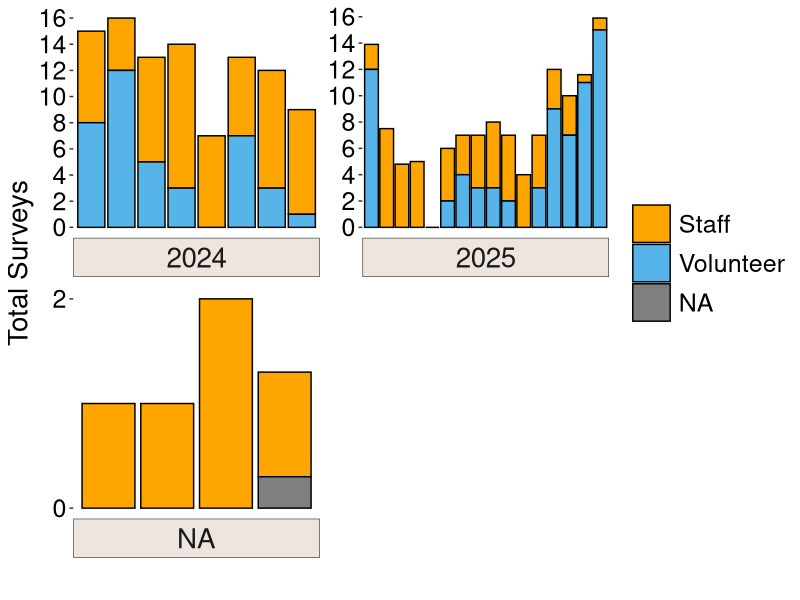

This figure's R source: (Note: this script raises an error after producing the figure.)
# Nest Quest Survey123 Survey Data # SD start Oct 28 2025


#load packages
library(tidyverse) #dplyr package
library(lubridate) #dealing with time and dates
library(readr) # creating .csv files
library(lme4) 

##### Cleaning and loading in data #####
#load data
surveys <- read.csv('quest_survey123_data.csv', header = T, na.strings = c("","NA"))
sites <- read.csv('nest_survey_site_data.csv')
all_nests <- read.csv('nest_discovery.csv')

# a little cleaning
surveys_no_flower <- surveys %>% # removing rows with flower data for now. Just to focus on bees mainly
  select(., -c(Currently.blooming.plant..incl..trees.and.shrubs..and...of.area.covered.:Currently.blooming.plant..incl..trees.and.shrubs..and...of.area.covered..9))


surveys_no_flower <- surveys_no_flower %>% # changing names of giant column names
  rename(bloom_area = How.much.of.the.area.is.covered.in.currently.blooming.flowers.,
         bombus_obs = How.many.times.did.you.see.bumble.bees.during.your.survey.,
         AQI = What.is.air.quality.index..Visit.https...www.airnow.gov.,
         volunteer_hours = How.many.hours.did.you.spend.volunteering..including.preparation.and.driving.time..Enter.as.a.decimal.number.to.the.closest.15.minutes..i.e..1.75.for.one.hour.and.45.minutes,
         observer1 = Primary.observer,
         observer2 = Secondary.observer)

table(surveys_no_flower$site) # check sites

### RUN THIS TWICE (IDK WHY BUT THATS WHAT YOU HAVE TO DO)
surveys_no_flower <- surveys_no_flower %>% # removing invalid rows based on site
  filter(., site != c("Crow hassan", "Hyand queen search", "Queen searching Hyland")) # for some reason this needs to run twice to work?

surveys_no_flower$year <-as.character(surveys_no_flower$year)  # making year a character 
surveys_no_flower$survey_count <-as.numeric(surveys_no_flower$survey_count) # making survey count numeric

# replacing site values so all match
surveys_no_flower$site[surveys_no_flower$site == "Hp1"] <- 'hp1' 
surveys_no_flower$site[surveys_no_flower$site == 'LH_eq2'] <- 'lh_eq2'
surveys_no_flower$site[surveys_no_flower$site == 'HP_sled'] <- 'hp_sled'
table(surveys_no_flower$site) #check

# cleaning  primary observer names. They are all over the place!
table(surveys_no_flower$observer1)
surveys_no_flower <- surveys_no_flower %>% 
  mutate(observer1 = case_when(startsWith(observer1, "Clara") ~ "Clara Costello",
                               startsWith(observer1, "Elaine") ~ "Elaine Evans",
                               startsWith(observer1, 'Fern') ~ "Fern LaBry",
                               startsWith(observer1, 'Alex') ~ "Alex Swartz",
                               startsWith(observer1, 'Dawn') ~ "Dawn Peterson",
                               startsWith(observer1, 'Emi') ~ "Emily Hanych",
                               startsWith(observer1, 'Janet') ~ "Janet Orange",
                               startsWith(observer1, 'Paul') ~ "Paul Richtman", #two pauls, one without a last name. assuming it's the same person.
                               startsWith(observer1, 'Renee') ~ "Renee Rademacher",
                               grepl('Tam', observer1) ~ "Tamara Smith",
                               grepl('ayden', observer1) ~ 'Jayden Peterson',
                               startsWith(observer1, "Elise") ~ "Elise Bernstein",
                               startsWith(observer1, "Tom") ~ "Tom Patterson",
                               .default = as.character(observer1)))

table(surveys_no_flower$observer1) #check. looks good to me

# cleaning survey_count data. 
table(surveys_no_flower$survey_count) # there are inconsistent values for repeating 0.3.
surveys_no_flower <- surveys_no_flower %>% 
  mutate(survey_count = case_when(startsWith(as.character(survey_count), "0.3") ~ "0.3", 
                                  .default = as.character(survey_count)))
table(surveys_no_flower$survey_count)

surveys_no_flower <- surveys_no_flower %>%  filter(!row_number() %in% c(149)) # removing a row where data is missing. This row seems to a survey that was split up, but the second part of the survey happened the next day??

#cleaning time spent column
surveys_no_flower <- surveys_no_flower %>% mutate(time_spent = ifelse(is.na(time_spent), '1:00:00', time_spent)) # assuming NA values in this column are just an hour of surveying. 

##### First look summary stats and exploration ####
# How many nests at each site/plot?
all_nests <- all_nests %>% 
  filter(., site != c("")) %>% 
  mutate( separate(., col = "date", into = c("month","day","year"),  sep = "/")) %>%  # separated date values so they all have a unique column. 
  rename(found_on_survey = Did.you.discover.this.nest.during.your.one.hour.survey.time.)
head(all_nests)

nests <- all_nests %>% 
  group_by(site) %>% 
  count(., .drop = FALSE) %>% 
  rename(total_nests = n) # counting the number of nests at each site.
nests

sites <- right_join(nests, sites) 
sites <- sites %>%  mutate(total_nests = ifelse(is.na(total_nests), 0, total_nests)) # joining nest data to match sites. This is a nice summary table

### How many surveys for each site/plot?

site_summary <- surveys_no_flower %>% 
  group_by(site, 
          Volunteer_or_staff, 
           year) %>% # organize surveys by site, year, and volunteer/staff
  summarize(total_survey_sum = format(round(sum(as.numeric(survey_count), na.rm = TRUE), digits = 4)), # survey totals
            total_unique_observers = n_distinct(observer1, na.rm = TRUE), .groups ="drop") # total unique surveyors for each plot. 
site_summary$total_survey_sum <- as.numeric(site_summary$total_survey_sum)
site_summary

#site_summary <- site_summary %>% 
 # complete(., site, Volunteer_or_staff, year, fill = list(Volunteer_or_staff = 'volunteer')) %>% 
#  mutate(., total_survey_sum = ifelse(is.na(total_survey_sum), 0, total_survey_sum))
  #drop_na(total_unique_observers)

site_summary2 <- full_join(nests, site_summary) # note that total_nests column does not represent nests differentiated by surveyor type
site_summary2 <- site_summary2 %>% mutate(total_nests = ifelse(is.na(total_nests), 0, total_nests)) #NA's in nest column to 0
site_summary2 <- site_summary2 %>% filter(., site != "crow_gc")
site_summary2

##### Plotting Survey amounts by year, and filled with volunteer or staff surveys. #####
#png("total_NQ_surveys_bar_no_hline.png", units="in", width=12, height=10, res=1200) #uncomment this to create a png
site_summary2 %>% 
  ggplot(aes(y = -desc(total_survey_sum), x = site, fill = Volunteer_or_staff, label = total_nests)) + # defining x and y values. 'fill' is how to get the groupings based on a column. 
  geom_bar(stat = "identity", colour = 'black') +
  theme(axis.text.x = element_blank(),
    #axis.text.x = element_text(angle = 50, vjust = 0.8, size = 16, color = 'black'),#rotate x-axis text
        axis.text.y = element_text(size = 18, color = 'black'),
        axis.title = element_text(size = 20),
        panel.grid.major = element_blank(),
        panel.grid.minor = element_blank(),
        panel.background = element_blank(),
        axis.ticks.x = element_blank(),
        strip.text = element_text(size = 20),
        strip.background = element_rect(fill = 'seashell2', color = '#4D4D4D'),
        legend.text = element_text(size = 18),
        legend.key.size = unit(1, 'cm')) + 
  facet_wrap(vars(year), ncol = 2, scale = "free",
             strip.position = 'bottom') +  # separate data by year
  scale_y_continuous(breaks = seq(0, 16, by = 2)) + # set scale manually
  labs(x = "", y = "Total Surveys") + #labels
  scale_fill_manual(values = c("#FFA500", "#56B4E9"), 
                    labels = c("Staff", "Volunteer"),
                    guide = guide_legend(title = NULL))  # changing color
  # geom_hline(yintercept = 5, linetype ="dashed", size = 1) 
  #annotate("text", x = 2, y = 17, label = "!!", size = unit(8, "pt")) +
  #geom_text(aes(label = ifelse(total_nests > 0, "!!", "" & Volunteer_or_staff == 'Staff'), group = site))
  #geom_text(aes(label = total_nests))
#dev.off() #uncomment this to create a png


##### Bumble bee observations, categorical data #####
table(surveys_no_flower$bombus_obs)# first look at bumble bee observation data

surveys_no_flower <- surveys_no_flower %>%  mutate(per_bare = recode(per_bare, '0' = 0, '1_to_5' = 1, '25_to_50' = 3, '5_to_25' = 2, '50_to_75' = 4, '75_to_100' = 5),
         per_forb = recode(per_forb, '0' = 0, '1_to_5' = 1, '25_to_50' = 3, '5_to_25' = 2, '50_to_75' = 4, '75_to_100' = 5),
         per_grass = recode(per_grass, '0' = 0, '1_to_5' = 1, '25_to_50' = 3, '5_to_25' = 2, '50_to_75' = 4, '75_to_100' = 5))

bombus_summary <- surveys_no_flower %>%
  select(.,c('site',
             'year',
             'bombus_obs')) %>%
  drop_na(bombus_obs)

bombus_counts <- bombus_summary %>% 
  group_by(year, site, bombus_obs) %>% 
  tally()

## Bar chart of total bumble observations by category
ggplot(bombus_counts, aes(x = bombus_obs, y = n)) +
  geom_bar(stat = 'identity', position = 'dodge') +
  theme(axis.text.x = element_text(angle = 50, vjust = 0.5, size = 12, color = 'black'),#rotate x-axis text
        axis.text.y = element_text(size = 12, color = 'black'),
        axis.title = element_text(size = 14),
        panel.grid.major = element_blank(),
        panel.grid.minor = element_blank(),
        panel.background = element_blank(),
        axis.ticks.x = element_blank(),
        strip.text = element_text(size = 14)) +
  ylim(0,40)+
  labs(x = "Bombus seen",
       y = "n") +
  scale_x_discrete(limits = c('0',
                              'less than 5',
                              '5 to 10',
                              '10 to 19',
                              '20 to 39',
                              'more than 40')) +
  scale_y_continuous() +
  facet_wrap(vars(year), ncol = 2, strip.position = 'top') 


## bar chart of each plots bumble bee observatoins
ggplot(bombus_counts, aes(x = site, fill = bombus_obs, y = n)) +
  geom_bar(stat = 'identity', position = 'dodge') +
  theme(axis.text.x = element_text(angle = 50, vjust = 0.5, size = 12, color = 'black'),#rotate x-axis text
        axis.text.y = element_text(size = 12, color = 'black'),
        axis.title = element_text(size = 14),
        panel.grid.major = element_blank(),
        panel.grid.minor = element_blank(),
        panel.background = element_blank(),
        axis.ticks.x = element_blank(),
        strip.text = element_text(size = 14)) +
  ylim(0,8)+
  labs(x = "Bombus seen",
       y = "n") 
  scale_x_discrete(limits = c('0',
                              'less than 5',
                              '5 to 10',
                              '10 to 19',
                              '20 to 39',
                              'more than 40')) +
  scale_y_continuous() +
  facet_wrap(vars(year), ncol = 2, strip.position = 'top') 


##### Looking at how various variables affect nest detection #####
# Mainly interested in how the categorical variable of bumble bee abundance affects nest detection
# Does the amount of bumble bees we saw on a survey affect our detection probability? Or occurrence probability? 

#each row in this data frame represents ONE survey
survey_nest <- surveys_no_flower %>% select(., "year", 
                                            'date', 
                                            'site', 
                                            'time_spent',
                                            'survey_count',
                                            'Volunteer_or_staff', 
                                            'observer1',
                                            'bombus_obs',
                                            'bloom_area',
                                            'GlobalID') # picking variables of interest for analysis. 

all_nests <- all_nests %>% rename(observer1 = primary_observer) # changing 


# I want to create a binary column in survey_nest that signifies whether a nest was found during that survey or not.
# I think I can do this by taking shared columns in survey_nest and all_nests, and combining them to make a unique ID of sorts.
# date:site:observer1 SHOULD result in unique enough values to compare.
# when there is a match between the two columns, R will say TRUE. If TRUE, a nest was found. If FALSE, a nest was not found. 

#creating unique values to be matched between data frames
survey_nest$date_site_observer1 <- as_factor(paste(survey_nest$date,":", survey_nest$site,":", survey_nest$observer1))
all_nests$date_site_observer1 <- as_factor(paste(all_nests$date,":", all_nests$site,":", all_nests$observer1))

all_survey_nests <- all_nests %>% filter(., found_on_survey == 'yes') # only selecting rows where nest was found during survey

survey_nest$nest_found <- match(survey_nest$date_site_observer1, all_survey_nests$date_site_observer1,  nomatch = 0) # match data frames, giving a 0 when there is no match meaning no nest was found.
survey_nest <- survey_nest %>% mutate(., nest_found = as.character(ifelse(nest_found > 0, 1, 0))) # make values a binary 0:1 
     
survey_nest[survey_nest$nest_found == '1', ]
survey_nest[191, 12] = 0 # Changing one specific value based on position. There is one incident of Jayden having two surveys (8/5/2025 and hp1) with the same date and location. 
               # she found a nest in the first half of her survey, then stopped and started a new survey. R thinks a nest was found in both of these, when really it was just the first one
                  # PSA: code as I suggest, not as I do. I'm crossing my fingers this little code won't cause problems later lol
table(survey_nest$nest_found) # 0 = nest not found during survey, 1 = nest found during survey (There should be 12 nests found).     
survey_nest$survey_count <-as.numeric(surveys_no_flower$survey_count) 
survey_nest$nest_found <- as.factor(survey_nest$nest_found)

survey_nest$location <- sites$location[match(survey_nest$site, sites$site)] # adding location to each row. 

##### Some summary analysis using this survey_nests. Lots of this is used for economist summary ##### #####
# nest finding success rate of volunteers

volunteer_nests <- survey_nest %>% 
  filter(., Volunteer_or_staff == "volunteer") # 110 total volunteer surveys

tally(volunteer_nests, nest_found == '1') / 110 # volunteer survey success rate is 0.018 nests/survey

# nest finding success rate of staff members
staff_nests <- survey_nest %>% 
  filter(., Volunteer_or_staff == "staff") # 155 total staff surveys

tally(staff_nests, nest_found == '1') / 155 # staff survey success rate is 0.058 nest/survey

survey_nest %>% group_by(site, year) %>% summarize(sum = sum(survey_count, na.rm = TRUE))

survey_success_summary <- survey_nest %>% count(year, nest_found, Volunteer_or_staff) # summary of success by year and observer type
survey_nest %>% count(year,
                      site,
                      nest_found) %>% filter(.,nest_found == 1) # how many nests found per site/year combo? I entered this into the economist spreadsheet. 

## Total time spent surveying as recorded by survey123
survey_nest$time_spent_hms <- hms(survey_nest$time_spent) # make column hms format
survey_nest$time_spent_seconds <- period_to_seconds(survey_nest$time_spent_hms) # convert to seconds
survey_nest$time_spent_hours <- round(survey_nest$time_spent_seconds/3600, digits = 2)

survey_nest %>% 
  mutate_at(vars(time_spent_seconds), ~replace_na(., 3600)) %>% 
  group_by(., year, Volunteer_or_staff) %>% 
  summarize(., total_time_seconds = sum(time_spent_seconds),    # summing seconds spent surveying
            total_hours = total_time_seconds/3600,              # convert seconds to hours
            survey_count_sum = sum(survey_count, na.rm = TRUE)) # totals from survey_count column

time_per_site <- survey_nest %>% 
  mutate_at(vars(time_spent_seconds), ~replace_na(., 3600)) %>% 
  group_by(., site,year) %>% 
  summarize(., total_time_seconds = sum(time_spent_seconds),
            total_hours = total_time_seconds/3600) 

time_per_site <- time_per_site %>% pivot_wider(names_from = year, 
                              values_from = c(total_hours), 
                              values_fill = 0)
#write.csv(time_per_site, "C:\\Users\\chand\\Documents\\data\\nestquest\\nestquest\\time_per_site2.csv")

# calculating pace of surveys
survey123_tracks <- read.csv('cleaned_track_lengths.csv')
survey123_tracks <- survey123_tracks %>% select(.,
                            'globalid',
                            'length') %>% 
  rename(GlobalID = globalid,
         length_meters = length) %>% na.omit() #removing lines that don't have a track recorded before joining.

survey_nest <- left_join(survey_nest, survey123_tracks) %>% # join track length to main analysis dataframe
  mutate(length_meters = if_else(duplicated(GlobalID), NA, length_meters))  #removing duplicated values in length_meters upon matching. Some lengths were duplicated upon joining, despite no track being recorded

survey_nest$length_meters <- round(survey_nest$length_meters, digits = 2) # make values a bit more readable. 

survey_nest <- survey_nest %>% 
  mutate(., pace_meters_per_hour = length_meters / time_spent_hours, # create meters/hour pace
        pace_meters_per_hour = replace(pace_meters_per_hour, which(pace_meters_per_hour > 3500), NA)) # Removing a single outlier of Elise data where it seems unrealistic. 
# some other outliers are contained here^^^

pace_summary <- survey_nest %>% 
  group_by(., year, Volunteer_or_staff) %>% 
  summarize(mean_pace = mean(pace_meters_per_hour, na.rm = TRUE,),
            mean_length = mean(length_meters, na.rm = TRUE))

ggplot(survey_nest, aes(x = Volunteer_or_staff, y = pace_meters_per_hour)) + 
  geom_boxplot(fill= "slateblue", alpha= 0.7) +
  xlab('') +
  ylab('Pace (meters/hour)') +
  scale_x_discrete(labels = c("Staff", "Volunteer")) +
  theme(axis.text.x = element_text(vjust = 0.5, size = 12, color = 'black'),#rotate x-axis text
        axis.text.y = element_text(size = 12, color = 'black'),
        axis.title = element_text(size = 14),
        panel.grid.major = element_blank(),
        panel.grid.minor = element_blank(),
        panel.background = element_blank(),
        axis.ticks.x = element_blank(),
        strip.text = element_text(size = 14)) +
  facet_wrap(vars(year), ncol = 2, strip.position = 'top') 


  
##### Survey success analysis using the binary variable 0 and 1 of nest found #####

# NULL: Volunteer_or_staff DOES NOT affect if a nest is found during a survey.
# ALT: Volunteer_or_staff DOES not affect if a nest is found during a survey.
observer_cont_table <- print(table(survey_nest$nest_found, survey_nest$Volunteer_or_staff)) # create contingency table
chi_observer_nest_found <- chisq.test(observer_cont_table, simulate.p.value = TRUE) # p = 0.09095. Fail to reject NULL
chi_observer_nest_found

# fisher's exact test : better suited for small datasets like ours. 
fisher_nest_found_obs <- fisher.test(observer_cont_table)
fisher_nest_found_obs # p = 0.081 fail to reject NULL

# NULL: bloom_area DOES NOT affect if a nest is found during a survey.
# ALT: bloom_area DOES not affect if a nest is found during a survey.
bloom_area_cont_table <- print(table(survey_nest$nest_found, survey_nest$bloom_area)) # create contingency table
chi_bloom_area_nest_found <- chisq.test(bloom_area_cont_table, simulate.p.value = TRUE) # p = 1. Fail to reject NULL
chi_bloom_area_nest_found

# fisher's exact test : better suited for small datasets like ours. 
fisher_nest_found_bloom <- fisher.test(bloom_area_cont_table)
fisher_nest_found_bloom # p = 1. fail to reject NULL

# Chisquare tests for categorical variables
  # NULL: bombus_obs DOES NOT affect if a nest is found during a survey.
  # ALT: bombus obs DOES affect if a nest is found during a survey.
  bombus_cont_table <- print(table(survey_nest$nest_found, survey_nest$bombus_obs, useNA = 'no')) # create contingency table
  chi_bombus_nest_found <- chisq.test(bombus_cont_table, simulate.p.value = FALSE) # p = 0.02849. REJECT NULL
  chi_bombus_nest_found
  
# fisher's exact test : better suited for small datasets like ours. 
  fisher_nest_found_bombus <- fisher.test(bombus_cont_table)
  fisher_nest_found_bombus # p = 0.03321* REJECT NULL

# Plot of nest_found vs bombus category. Sites are included
ggplot(data = subset(survey_nest, !is.na(bombus_obs)), aes(x = factor(bombus_obs, 
                                                          levels = c('0',
                                                          'less than 5',
                                                          '5 to 10', 
                                                          '10 to 19',
                                                          '20 to 39', 
                                                          'more than 40')), 
                                                          y = nest_found,
                                                          color = location)) + 
  geom_point(position = position_jitterdodge(jitter.height = 0.2, jitter.width = 0),
             size = 2) +
  ylab('Nest found?') +
  xlab('Number of BB observed') +
  theme(axis.text.x = element_text(vjust = 0.7, angle = 0, size = 12, color = 'black'),#rotate x-axis text
        axis.text.y = element_text(size = 12, color = 'black'),
        axis.title = element_text(size = 14),
        axis.ticks.x = element_blank(),
        strip.text = element_text(size = 14)) +
  scale_y_discrete(labels = c("No", "Yes"))

                                                
  # attempting a generalized linear mixed effect model
  survey_nest$bombus_obs <- as.factor(survey_nest$bombus_obs)
  bb <- glmer(nest_found ~ bombus_obs + (1|location),
        data = survey_nest,
        family = binomial(link = 'logit'))
  
  summary(bb)
  
  
